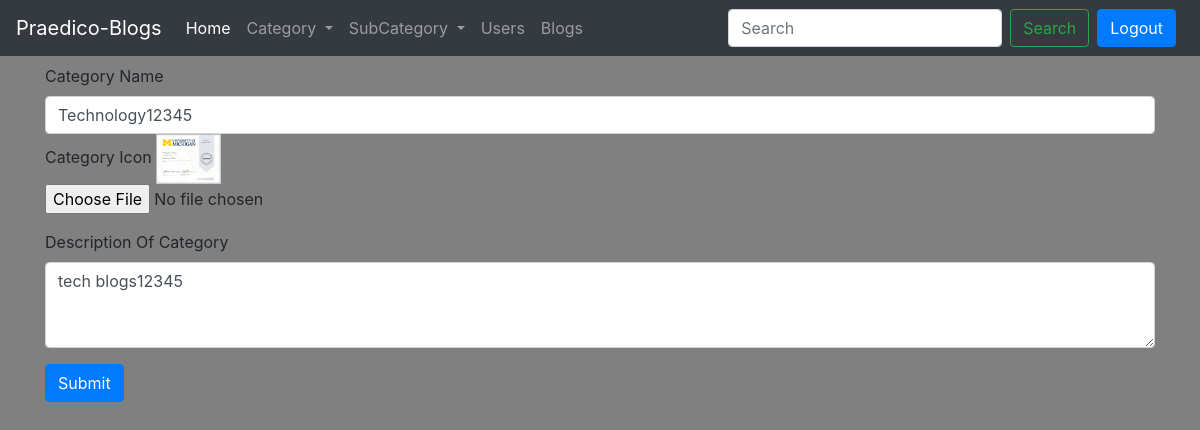
The page /adminapp/categoryupdate/27 on the database its author committed.
### adminapp/models.py (models this page shows, shortened)
class category(models.Model):
    catname = models.CharField(max_length=30)
    caticon = models.ImageField(upload_to = 'adminapp/images/',default="")
    catdesc = models.CharField(max_length=2000)
    regdate = models.DateField(auto_now=False, auto_now_add=True)

### adminapp/views.py (the view, shortened to what this page needs)
# urls.py: path('categoryupdate/<str:c_id>',views.categoryupdate,name='categoryupdate'),
def categoryupdate(request,c_id):
    data = category.objects.get(id=c_id)
    context = {'data':data}
    return render(request,'adminapp/categoryupdate.html',context)

### templates/adminapp/categoryupdate.html (shortened to what this page needs)
{% extends 'adminapp/base.html' %}
{% block body %}
    <div class="container my-2">
        <form action="" method="post" enctype='multipart/form-data'>
            <div class="form-group">
                <label for="cname">Category Name</label>
                <input type="text"
                       class="form-control"
                       id="cname"
                       name="cname"
                       value="{{ data.catname }}"
                       aria-describedby="emailHelp"
                       placeholder="Name of Category">
            <div class="form-group">
                <label for="cic">Category Icon</label>
                <img src="/media/{{ data.caticon }}" class="width-100" height="50" alt="">
                <input type="file"
                       class="form-control-file"
                       id="cicon"
                       value=""
                       name="cicon">
            </div>
            <div class="form-group">
                <label for="cdesc">Description Of Category</label>
                <textarea class="form-control" id="cdesc" name="cdesc" placeholder="Write description" rows="3">{{data.catdesc}}</textarea>
            </div>
            <button type="submit" class="btn btn-primary">Submit</button>
        </form>
    </div>
{% endblock body %}

### templates/adminapp/base.html (style rules this page uses)
body { background-color: grey ; }

### rows shown on the page
category: cname "Technology12345", caticon (picture), cdesc "tech blogs12345"
